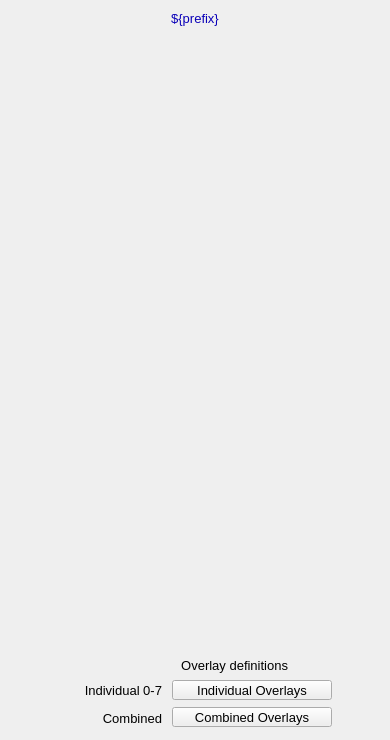
<?xml version="1.0" ?>
<ui version="4.0">
  <class>Dialog</class>
  <widget class="QWidget" name="screen">
    <property name="geometry">
      <rect>
        <x>353</x>
        <y>59</y>
        <width>390</width>
        <height>740</height>
      </rect>
    </property>
    <property name="styleSheet">
      <string notr="true">QWidget#screen {
  color: rgb(0, 0, 0);
  background-color: rgb(187, 187, 187);
  }</string>
    </property>
    <property name="windowTitle">
      <string>NDOverlay</string>
    </property>
    <widget class="PyDMDrawingRectangle" name="rectangle">
      <property name="geometry">
        <rect>
          <x>0</x>
          <y>5</y>
          <width>390</width>
          <height>25</height>
        </rect>
      </property>
      <property name="brush" stdset="0">
        <brush brushstyle="SolidPattern">
          <color alpha="255">
            <red>218</red>
            <green>218</green>
            <blue>218</blue>
          </color>
        </brush>
      </property>
      <property name="penStyle" stdset="0">
        <enum>Qt::SolidLine</enum>
      </property>
      <property name="penColor" stdset="0">
        <color>
          <red>218</red>
          <green>218</green>
          <blue>218</blue>
        </color>
      </property>
      <property name="penWidth" stdset="0">
        <double>0</double>
      </property>
      <property name="penCapStyle" stdset="0">
        <enum>Qt::FlatCap</enum>
      </property>
      <property name="toolTip">
        <string>rectangle</string>
      </property>
    </widget>
    <widget class="QLabel" name="text">
      <property name="geometry">
        <rect>
          <x>87</x>
          <y>6</y>
          <width>216</width>
          <height>25</height>
        </rect>
      </property>
      <property name="text">
        <string>${prefix}</string>
      </property>
      <property name="font" stdset="0">
        <font>
          <pointsize>10</pointsize>
        </font>
      </property>
      <property name="brush" stdset="0">
        <brush brushstyle="SolidPattern">
          <color alpha="255">
            <red>10</red>
            <green>0</green>
            <blue>184</blue>
          </color>
        </brush>
      </property>
      <property name="toolTip">
        <string>text</string>
      </property>
      <property name="alignment">
        <set>Qt::AlignCenter</set>
      </property>
      <property name="styleSheet">
        <string notr="true">QLabel#text {
  color: rgb(10, 0, 184);
  }</string>
      </property>
    </widget>
    <widget class="PyDMEmbeddedDisplay" name="composite">
      <property name="geometry">
        <rect>
          <x>5</x>
          <y>40</y>
          <width>380</width>
          <height>605</height>
        </rect>
      </property>
      <property name="toolTip">
        <string>composite</string>
      </property>
      <property name="filename" stdset="0">
        <string>PluginBase_V26.ui</string>
      </property>
    </widget>
    <widget class="PyDMFrame" name="composite_1">
      <property name="geometry">
        <rect>
          <x>5</x>
          <y>650</y>
          <width>380</width>
          <height>85</height>
        </rect>
      </property>
      <widget class="PyDMDrawingRectangle" name="rectangle_1">
        <property name="geometry">
          <rect>
            <x>0</x>
            <y>0</y>
            <width>380</width>
            <height>85</height>
          </rect>
        </property>
        <property name="brush" stdset="0">
          <brush brushstyle="NoBrush">
            <color alpha="255">
              <red>0</red>
              <green>0</green>
              <blue>0</blue>
            </color>
          </brush>
        </property>
        <property name="penStyle" stdset="0">
          <enum>Qt::SolidLine</enum>
        </property>
        <property name="penColor" stdset="0">
          <color>
            <red>0</red>
            <green>0</green>
            <blue>0</blue>
          </color>
        </property>
        <property name="penWidth" stdset="0">
          <double>1</double>
        </property>
        <property name="penCapStyle" stdset="0">
          <enum>Qt::FlatCap</enum>
        </property>
        <property name="toolTip">
          <string>rectangle_1</string>
        </property>
      </widget>
      <widget class="PyDMRelatedDisplayButton" name="related_display">
        <property name="geometry">
          <rect>
            <x>167</x>
            <y>30</y>
            <width>160</width>
            <height>20</height>
          </rect>
        </property>
        <property name="toolTip">
          <string>Individual Overlays</string>
        </property>
        <property name="text">
          <string>Individual Overlays</string>
        </property>
        <property name="showIcon" stdset="0">
          <bool>true</bool>
        </property>
        <property name="font" stdset="0">
          <font>
            <pointsize>10</pointsize>
          </font>
        </property>
        <property name="styleSheet">
          <string notr="true">PyDMRelatedDisplayButton#related_display {
  color: rgb(0, 0, 0);
  background-color: rgb(115, 223, 255);
  }</string>
        </property>
        <property name="titles" stdset="0">
          <stringlist>
            <string>Overlay 1</string>
            <string>Overlay 2</string>
            <string>Overlay 3</string>
            <string>Overlay 4</string>
            <string>Overlay 5</string>
            <string>Overlay 6</string>
            <string>Overlay 7</string>
            <string>Overlay 8</string>
          </stringlist>
        </property>
        <property name="filenames" stdset="0">
          <stringlist>
            <string>OverlayN_V26.ui</string>
            <string>OverlayN_V26.ui</string>
            <string>OverlayN_V26.ui</string>
            <string>OverlayN_V26.ui</string>
            <string>OverlayN_V26.ui</string>
            <string>OverlayN_V26.ui</string>
            <string>OverlayN_V26.ui</string>
            <string>OverlayN_V26.ui</string>
          </stringlist>
        </property>
        <property name="macros" stdset="0">
          <stringlist>
            <string>P=${P}, R=${R}1:</string>
            <string>P=${P}, R=${R}2:</string>
            <string>P=${P}, R=${R}3:</string>
            <string>P=${P}, R=${R}4:</string>
            <string>P=${P}, R=${R}5:</string>
            <string>P=${P}, R=${R}6:</string>
            <string>P=${P}, R=${R}7:</string>
            <string>P=${P}, R=${R}8:</string>
          </stringlist>
        </property>
        <property name="openInNewWindow" stdset="0">
          <bool>true</bool>
        </property>
      </widget>
      <widget class="QLabel" name="text_1">
        <property name="geometry">
          <rect>
            <x>17</x>
            <y>30</y>
            <width>140</width>
            <height>20</height>
          </rect>
        </property>
        <property name="text">
          <string>Individual 0-7</string>
        </property>
        <property name="font" stdset="0">
          <font>
            <pointsize>10</pointsize>
          </font>
        </property>
        <property name="brush" stdset="0">
          <brush brushstyle="SolidPattern">
            <color alpha="255">
              <red>0</red>
              <green>0</green>
              <blue>0</blue>
            </color>
          </brush>
        </property>
        <property name="toolTip">
          <string>text_1</string>
        </property>
        <property name="alignment">
          <set>Qt::AlignRight|Qt::AlignTrailing|Qt::AlignVCenter</set>
        </property>
        <property name="styleSheet">
          <string notr="true">QLabel#text_1 {
  color: rgb(0, 0, 0);
  }</string>
        </property>
      </widget>
      <widget class="PyDMRelatedDisplayButton" name="related_display_1">
        <property name="geometry">
          <rect>
            <x>167</x>
            <y>57</y>
            <width>160</width>
            <height>20</height>
          </rect>
        </property>
        <property name="toolTip">
          <string>Combined Overlays</string>
        </property>
        <property name="text">
          <string>Combined Overlays</string>
        </property>
        <property name="showIcon" stdset="0">
          <bool>true</bool>
        </property>
        <property name="font" stdset="0">
          <font>
            <pointsize>10</pointsize>
          </font>
        </property>
        <property name="styleSheet">
          <string notr="true">PyDMRelatedDisplayButton#related_display_1 {
  color: rgb(0, 0, 0);
  background-color: rgb(115, 223, 255);
  }</string>
        </property>
        <property name="titles" stdset="0">
          <stringlist>
            <string>Overlays 1-8</string>
            <string>Overlays 9-16</string>
          </stringlist>
        </property>
        <property name="filenames" stdset="0">
          <stringlist>
            <string>Overlay8_V26.ui</string>
            <string>Overlay8_V26.ui</string>
          </stringlist>
        </property>
        <property name="macros" stdset="0">
          <stringlist>
            <string>P=${P},R=${R},O1=${R}1:,O2=${R}2:,O3=${R}3:,O4=${R}4:,O5=${R}5:,O6=${R}6:,O7=${R}7:,O8=${R}8:</string>
            <string>P=${P},R=${R},O1=${R}9:,O2=${R}10:,O3=${R}11:,O4=${R}12:,O5=${R}13:,O6=${R}14:,O7=${R}15:,O8=${R}16:</string>
          </stringlist>
        </property>
        <property name="openInNewWindow" stdset="0">
          <bool>true</bool>
        </property>
      </widget>
      <widget class="QLabel" name="text_2">
        <property name="geometry">
          <rect>
            <x>133</x>
            <y>5</y>
            <width>150</width>
            <height>20</height>
          </rect>
        </property>
        <property name="text">
          <string>Overlay definitions</string>
        </property>
        <property name="font" stdset="0">
          <font>
            <pointsize>10</pointsize>
          </font>
        </property>
        <property name="brush" stdset="0">
          <brush brushstyle="SolidPattern">
            <color alpha="255">
              <red>0</red>
              <green>0</green>
              <blue>0</blue>
            </color>
          </brush>
        </property>
        <property name="toolTip">
          <string>text_2</string>
        </property>
        <property name="alignment">
          <set>Qt::AlignRight|Qt::AlignTrailing|Qt::AlignVCenter</set>
        </property>
        <property name="styleSheet">
          <string notr="true">QLabel#text_2 {
  color: rgb(0, 0, 0);
  }</string>
        </property>
      </widget>
      <widget class="QLabel" name="text_3">
        <property name="geometry">
          <rect>
            <x>77</x>
            <y>58</y>
            <width>80</width>
            <height>20</height>
          </rect>
        </property>
        <property name="text">
          <string>Combined</string>
        </property>
        <property name="font" stdset="0">
          <font>
            <pointsize>10</pointsize>
          </font>
        </property>
        <property name="brush" stdset="0">
          <brush brushstyle="SolidPattern">
            <color alpha="255">
              <red>0</red>
              <green>0</green>
              <blue>0</blue>
            </color>
          </brush>
        </property>
        <property name="toolTip">
          <string>text_3</string>
        </property>
        <property name="alignment">
          <set>Qt::AlignRight|Qt::AlignTrailing|Qt::AlignVCenter</set>
        </property>
        <property name="styleSheet">
          <string notr="true">QLabel#text_3 {
  color: rgb(0, 0, 0);
  }</string>
        </property>
      </widget>
    </widget>
  </widget>
  <customwidgets>
    <customwidget>
      <class>PyDMDrawingRectangle</class>
      <extends>QWidget</extends>
      <header>pydm.widgets.drawing</header>
    </customwidget>
    <customwidget>
      <class>PyDMLabel</class>
      <extends>QLabel</extends>
      <header>pydm.widgets.label</header>
    </customwidget>
    <customwidget>
      <class>PyDMEmbeddedDisplay</class>
      <extends>QFrame</extends>
      <header>pydm.widgets.embedded_display</header>
    </customwidget>
    <customwidget>
      <class>PyDMFrame</class>
      <extends>QFrame</extends>
      <header>pydm.widgets.frame</header>
    </customwidget>
    <customwidget>
      <class>PyDMRelatedDisplayButton</class>
      <extends>QPushButton</extends>
      <header>pydm.widgets.related_display_button</header>
    </customwidget>
  </customwidgets>
</ui>
